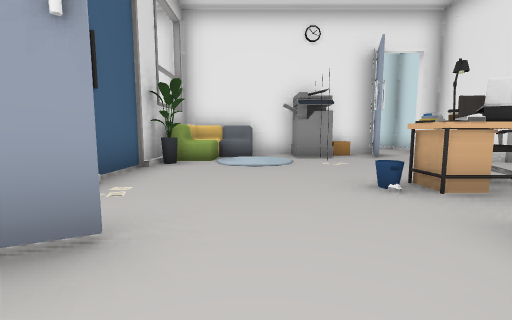
[1] (above)

24 first-person views from a walk through a Unity game level. The camera is 0.64 m above the floor, tilts 6° down and sees 90° across. The floor is counted in squares, 1 m on a side. Each view is taken from the middle of a square. On the plan, view 1 faces up. The plan holds only what a view shows up to about 9 squares ahead; the rest is blank. The place goes on beyond the plan. Some animated figures are not drawn.

[2]
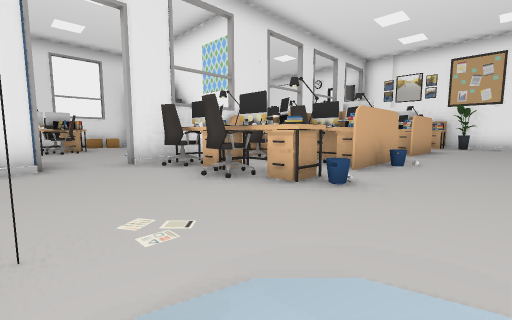

[3]
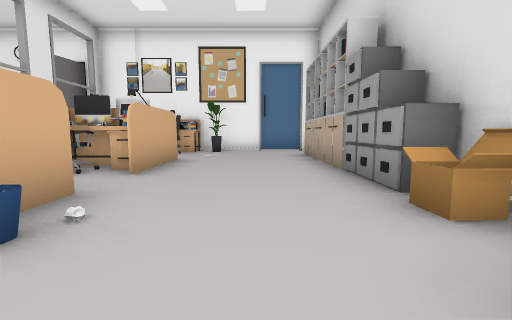

[4]
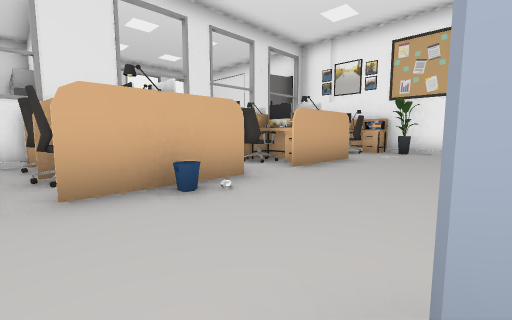

[5]
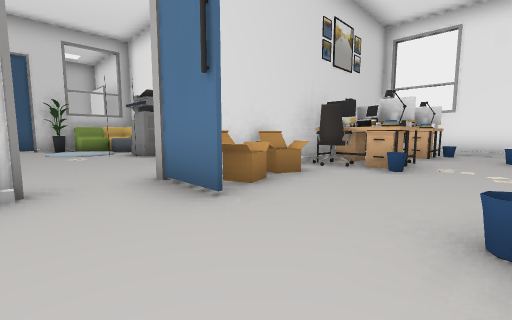

[6]
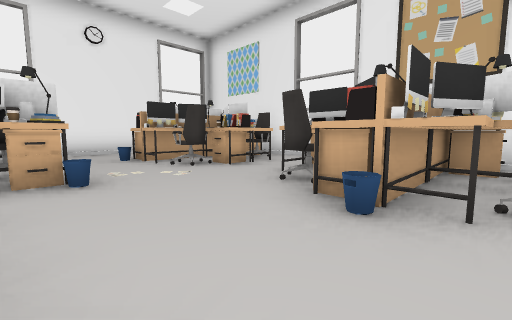

[7]
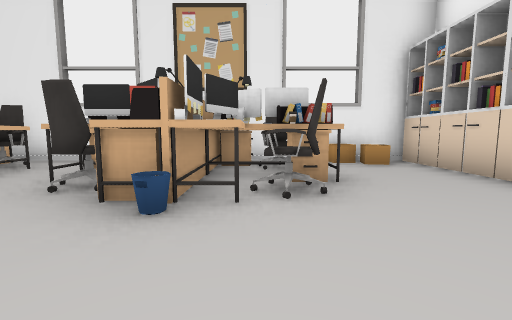

[8]
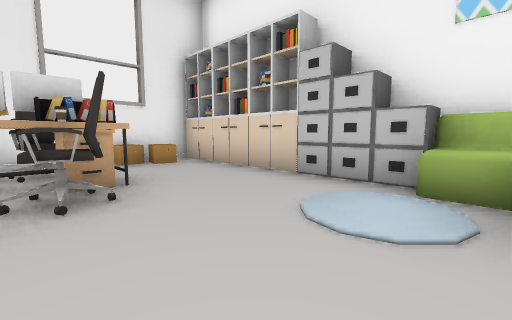

[9]
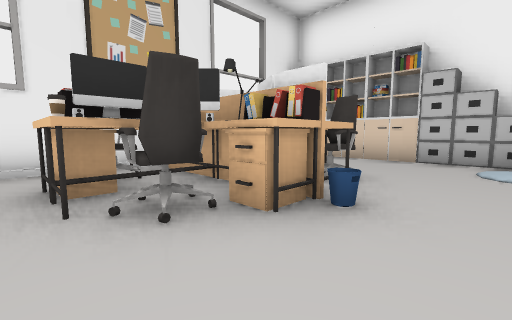

[10]
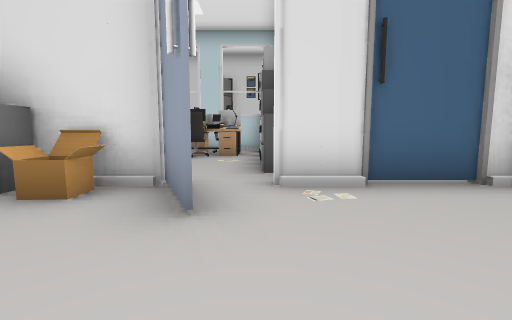

[11]
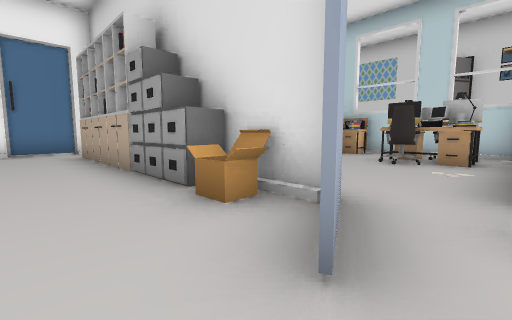

[12]
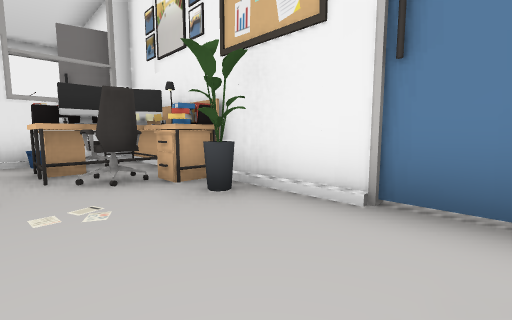

[13]
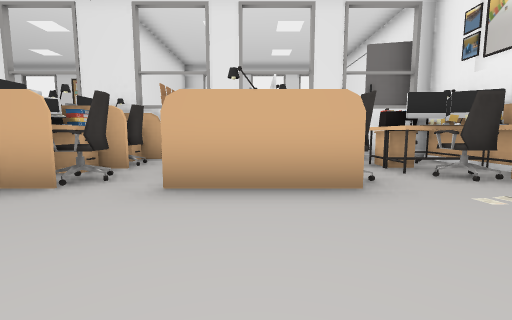

[14]
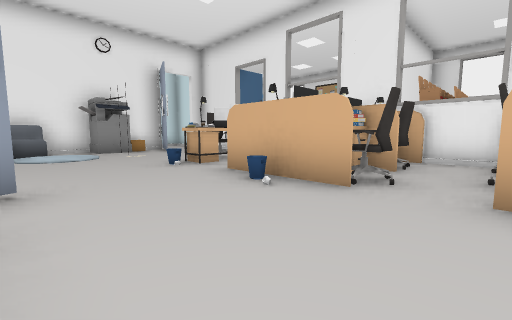

[15]
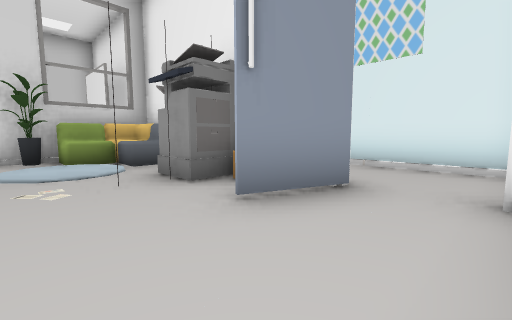

[16]
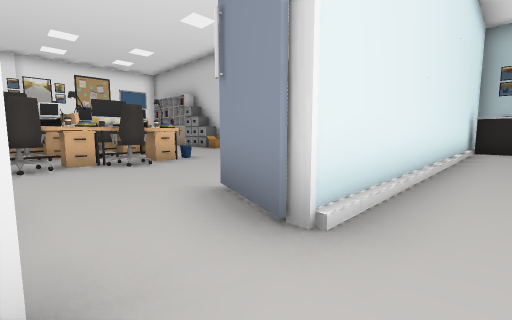

[17]
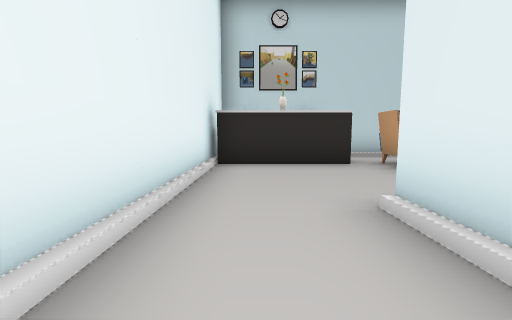

[18]
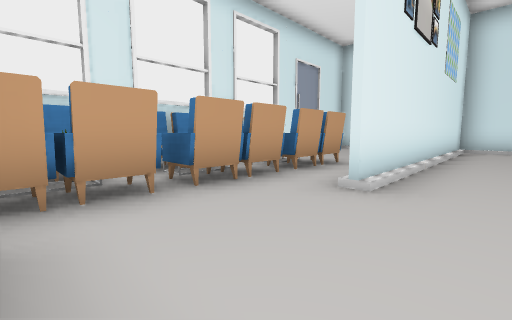

[19]
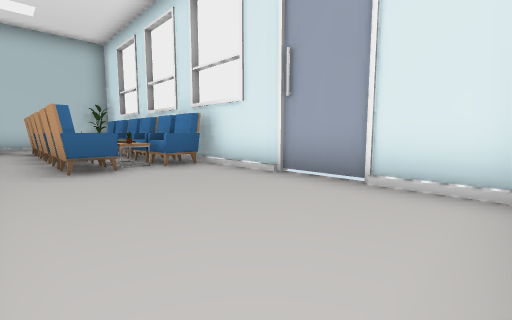

[20]
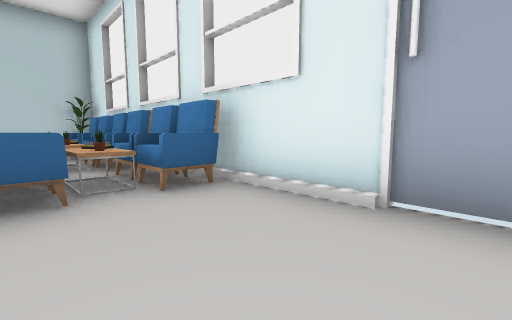

[21]
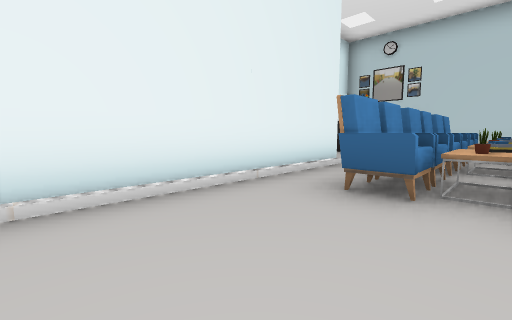

[22]
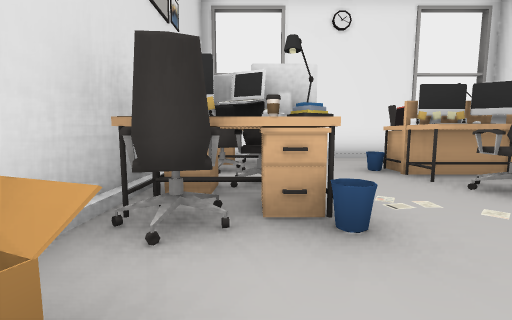

[23]
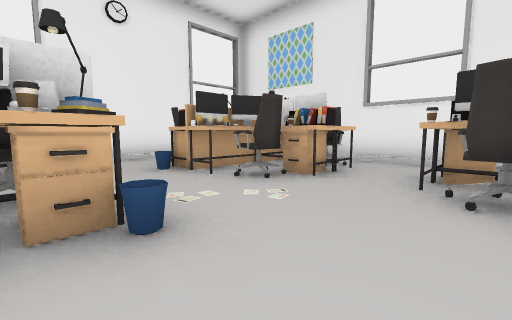

[24]
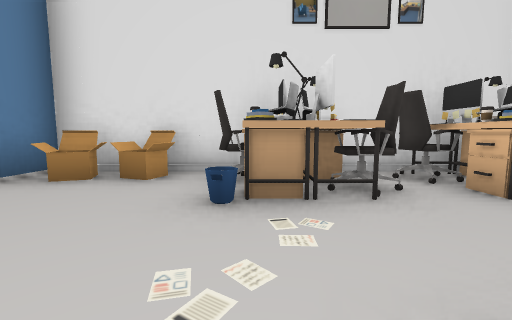

### Floor plan
Points are (right, up) in squares from view 1. A wall is a line through its corners. A room is listed if a view was taken in it or the views show most of it. See-through windows are left out.
Room 1 (views 1, 2, 3, 4, 5, 6, 7, 8, 9, 10, 11, 12, 13, 14, 15, 16, 17, 18, 19, 20, 21, 22, 23, 24)
walls: (5.5, 3.5) (5.5, 4.1); (3.1, 6.6) (3.6, 7.9) (-2.2, 7.9) (-2.2, 2.1); (5.5, 7.9) (4.9, 7.9); (7, 0.9) (7.8, 0.9); (5.5, -1.9) (5.5, -0.5); (5.4, 10.2) (-2.2, 10.2) (-2.2, 10.3) (3.1, 10.3); (-2.3, 0.9) (-0.9, 1.5) (-2.2, 0.8); (13.1, 4.3) (13.1, 10.9); (13.1, 1.4) (13.1, 2.6); (5.1, 14.4) (0.7, 14.4); (-6.4, 8.1) (3.7, 8.1) (3.2, 6.6); (5.5, -7.4) (5.5, -4.9); (10.6, 13.7) (6.4, 13.7); (-1.9, -7.4) (0.5, -7.4); (-7.3, 14.2) (-7.3, 11)
objects: other object (-6, 9); other object (-6, 11); other object (-6, 12) to (-5, 12); other object (-5, 13); other object (-5, 14); other object (-4, 12); other object (-4, 13); other object (-4, 14); other object (-3, 12); other object (-3, 13); other object (-3, 14); other object (-2, -3); other object (-2, -2) to (-2, -1); other object (-2, 0); other object (-2, 12); other object (-2, 13); other object (-2, 14); other object (-1, 6) to (0, 7); other object (-1, 12); other object (-1, 13); other object (-1, 14); other object (0, -7); other object (0, 12); other object (0, 13); other object (0, 14); other object (1, -7); other object (1, -3); other object (1, 1); other object (1, 3); other object (1, 7); other object (2, -7); other object (2, -3); other object (2, -2); other object (2, 0); other object (2, 1); other object (2, 2); other object (2, 3); other object (2, 4); other object (2, 6); other object (2, 7); other object (2, 8); other object (3, -7); other object (3, -6); other object (3, -5); other object (3, -2); other object (3, -1); other object (3, 0); other object (3, 1); other object (3, 4); other object (4, -7); other object (4, -5); other object (4, -1); other object (4, 1); other object (4, 3); other object (4, 4); other object (5, -6); other object (5, -5); other object (5, -2); other object (5, 2); other object (5, 12); other object (5, 13); other object (6, 2); other object (6, 6) to (7, 6); other object (6, 7) to (6, 8); other object (6, 11); other object (6, 13); other object (7, 2); other object (7, 8); other object (7, 9); other object (7, 10); other object (7, 11); other object (7, 12); other object (8, 6); other object (8, 9); other object (8, 11); other object (8, 12); other object (9, 1); other object (9, 6); other object (9, 7); other object (9, 12) to (10, 13); other object (10, 1); other object (10, 5); other object (10, 6); other object (10, 7); other object (10, 8); other object (10, 10); other object (10, 11); other object (10, 12); other object (11, 4); other object (11, 5); other object (11, 6); other object (11, 8); other object (11, 9); other object (11, 10); other object (11, 11); other object (12, 2); other object (12, 4); other object (12, 5); other object (12, 7); other object (12, 8); other object (12, 9); other object (12, 10); other object (13, 3)

Where each view was taken, in squares from view 1:
view 1: 0 up, 0 right, facing up
view 2: 6 up, 0 right, facing down-right
view 3: 2 up, 0 right, facing down
view 4: 2 up, 1 left, facing down-right
view 5: 4 up, 9 right, facing up-left
view 6: 5 up, 7 right, facing up-right
view 7: 5 up, 7 right, facing right
view 8: 5 up, 7 right, facing down-right
view 9: 8 up, 8 right, facing down-right
view 10: 2 up, 1 right, facing left
view 11: 2 up, 0 right, facing down-left
view 12: 5 down, 1 left, facing down-right
view 13: 3 down, 1 left, facing right
view 14: 2 down, 1 left, facing up-right
view 15: 5 up, 5 right, facing up-left
view 16: 9 up, 5 right, facing down-left
view 17: 9 up, 0 right, facing left
view 18: 9 up, 5 left, facing up-right
view 19: 11 up, 5 right, facing up-left
view 20: 12 up, 3 right, facing up-left
view 21: 13 up, 3 right, facing down-left
view 22: 7 up, 7 right, facing up
view 23: 7 up, 7 right, facing up-right
view 24: 9 up, 10 right, facing left
